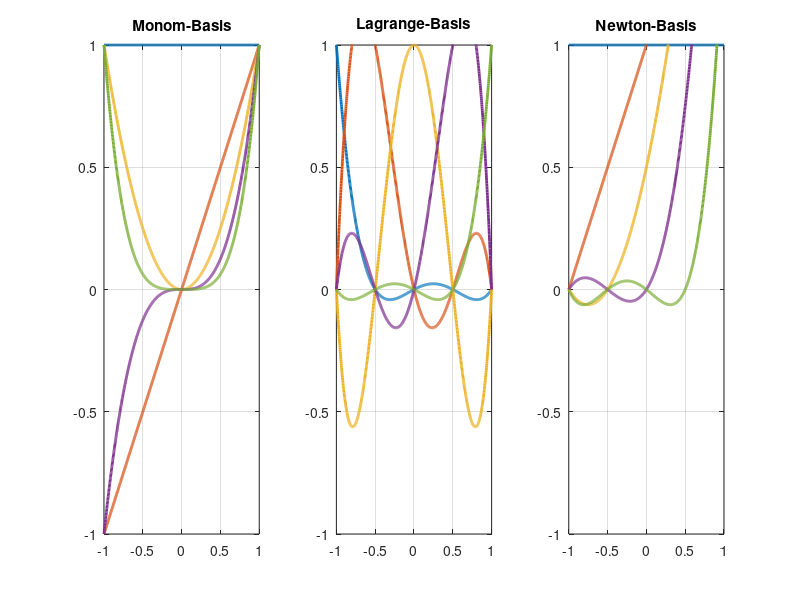

This figure's MATLAB source:
% Plots der Monom-, Lagrange- und Newton-Basis auf dem Intervall [-1,1]

% Definitionsbereich
x = linspace(-1, 1, 1000);

% Ordnung der Polynome
n = 5;

% Basisfunktionen speichern
B = zeros(length(x), n);

% Generiere Monom-Basis
for i = 1:n
    B(:,i) = x.^(i-1);
end

% Generiere Lagrange-Basis
L = zeros(length(x), n);
for i = 1:n
    % Berechne i-tes Lagrange-Polynom
    L_i = 1;
    for j = 1:n
        if j ~= i
            L_i = L_i .* (x - (-1 + 2*(j-1)/(n-1))) ./ (2/(n-1)*(i-1) - 2/(n-1)*(j-1));
        end
    end
    L(:,i) = L_i;
end

% Generiere Newton-Basis
N = zeros(length(x), n);
for i = 1:n
    % Berechne i-tes Newton-Polynom
    N_i = ones(size(x));
    for j = 1:i-1
        N_i = N_i .* (x - (-1 + 2*(j-1)/(n-1)));
    end
    N(:,i) = N_i;
end

% Plot Basis-Funktionen
figure;
% Monom-Basis
ax1 = subplot(1, 3, 1);
for i = 1:n
    plot(x, B(:,i), 'LineWidth', 2);
    hold on;
    grid on;
    title('Monom-Basis');
end
% Lagrange-Basis
ax2 = subplot(1, 3, 2);
for i = 1:n
    plot(x, L(:,i), 'LineWidth', 2);
    hold on;
    grid on;
    title('Lagrange-Basis');
end
% Newton-Basis 
ax3 = subplot(1, 3, 3);
for i = 1:n
    plot(x, N(:,i), 'LineWidth', 2);
    hold on;
    grid on;
    title('Newton-Basis');
    ylim([-1 2])
end
linkaxes([ax1 ax2 ax3],'y');